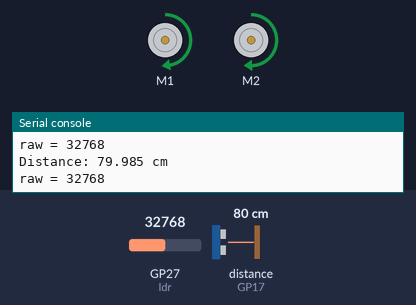
Bench run of a program on a simulated Raspberry Pi Pico running CircuitPython. Parts: 2 × DC motor (green arrow = forward, orange = backward, longer = faster), the last lines printed to the serial console. The inputs (shaded band) are chosen by the test bench; at power-on: GP27 (ldr) = 32768, distance to the obstacle (sensor on GP17) 80 cm (analog values on the 0–65535 scale). The echo pulse lasts 58.3 µs per cm.

Above: at 1.2 s.
1.3 s: GP27 (ldr) set to 33968
2.8 s: GP27 (ldr) set to 35824
At 3.7 s:
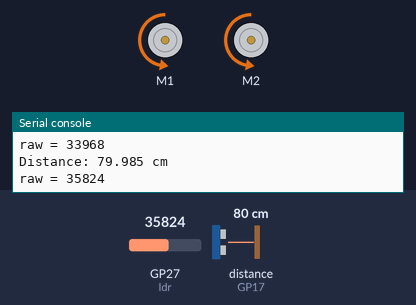
At 4.5 s:
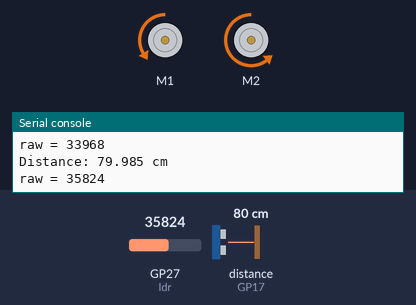
5.8 s: distance to the obstacle (sensor on GP17) set to 2 cm
At 8.1 s:
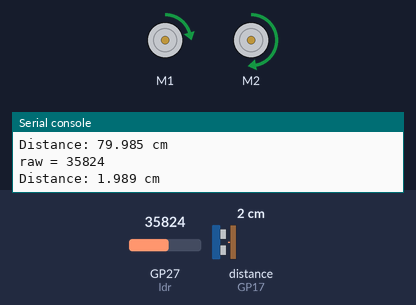
8.8 s: distance to the obstacle (sensor on GP17) set to 35 cm
11.8 s: distance to the obstacle (sensor on GP17) set to 4 cm
Timing chart, 0 to 15.8 s (numbered marks = the images above; inputs shaded):
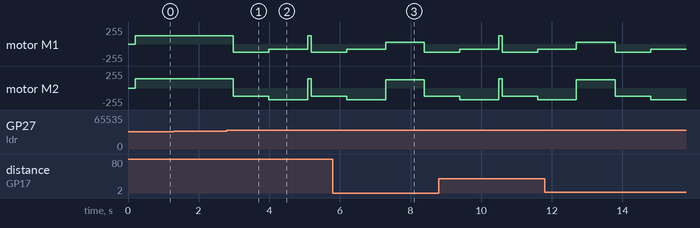

The program:

mix_ultra_sonic_N_light_sensor.py
```python
'''
Obstacle Avoidance Robot using 3V-5.5V SR04P Ultrasonic Ranging Module.
Additional Library:
    - adafruit_hcsr04.mpy
    - adafruit_motor
'''

import time
import board
import digitalio
import pwmio
from adafruit_motor import motor
import adafruit_hcsr04
import analogio

# Ultrasonic Sensor Setup
sonar = adafruit_hcsr04.HCSR04(trigger_pin=board.GP16, echo_pin=board.GP17)

# Left Motor
PWM_M1A = board.GP8
PWM_M1B = board.GP9
# Right Motor
PWM_M2A = board.GP10
PWM_M2B = board.GP11

# DC motor setup
pwm_1a = pwmio.PWMOut(PWM_M1A, frequency=10000)
pwm_1b = pwmio.PWMOut(PWM_M1B, frequency=10000)
motorL = motor.DCMotor(pwm_1a, pwm_1b)
pwm_2a = pwmio.PWMOut(PWM_M2A, frequency=10000)
pwm_2b = pwmio.PWMOut(PWM_M2B, frequency=10000)
motorR = motor.DCMotor(pwm_2a, pwm_2b)

# light sensor port
ldr = analogio.AnalogIn(board.GP27)
######################################################################################

def Robot_Movement(sL, sR):
    motorL.throttle = sL
    motorR.throttle = sR

def Read_Ultrasonic():
    time.sleep(0.1)
    return sonar.distance

def backward():
    Robot_Movement(-0.5,-0.5)
    time.sleep(1)

def backward_left():
    Robot_Movement(-0.3,-0.7)
    time.sleep(1)

def  TurnLeft():
  Robot_Movement(0.1, 0.5)


def forward():
    Robot_Movement(0.5, 0.54)

def stop():
  Robot_Movement(0, 0)

######################################################################################

while True:
    raw = ldr.value
    print("raw = {:5d}".format(raw))
    time.sleep(0.1)
    try:
        if (raw > 35000):
            backward()   # Backward
            backward_left() # Backward left

        Distance = Read_Ultrasonic()
        print(f"Distance: {Distance} cm")

        if Distance < 20:  # Obstacle detected
            TurnLeft()  # Turn Left
            time.sleep(1)
        else:  # No obstacle
            forward()  # Move Forward

    except RuntimeError:
        print("Ultrasonic sensor error. Retrying...")
        stop()  # Stop in case of sensor error
        time.sleep(0.1)
```

Measured:
- the behaviour switches between 34992 and 35008 on GP27 (ldr) (found by bisection; images 0 and 1)
- after the input at 2.8 s, motor M1: forward 127/255 → backward 127/255 after 0.18 s, → backward 76/255 1.0 s later, → forward 127/255 1.1 s later, → backward 127/255 0.10 s later; motor M2: forward 137/255 → backward 127/255 after 0.18 s, → backward 178/255 1.0 s later, → forward 137/255 1.1 s later, → backward 127/255 0.10 s later
